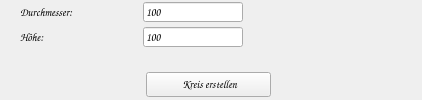
      <widget class="QWidget" name="tab_kreis">
       <property name="sizePolicy">
        <sizepolicy hsizetype="Preferred" vsizetype="Preferred">
         <horstretch>0</horstretch>
         <verstretch>0</verstretch>
        </sizepolicy>
       </property>
       <property name="minimumSize">
        <size>
         <width>400</width>
         <height>100</height>
        </size>
       </property>
       <property name="maximumSize">
        <size>
         <width>800</width>
         <height>200</height>
        </size>
       </property>
       <attribute name="title">
        <string>Kreis erstellen</string>
       </attribute>
       <layout class="QVBoxLayout" name="verticalLayout_2">
        <property name="spacing">
         <number>0</number>
        </property>
        <property name="topMargin">
         <number>0</number>
        </property>
        <property name="bottomMargin">
         <number>3</number>
        </property>
        <item>
         <widget class="QWidget" name="wg_durchmesser" native="true">
          <property name="minimumSize">
           <size>
            <width>400</width>
            <height>20</height>
           </size>
          </property>
          <property name="maximumSize">
           <size>
            <width>600</width>
            <height>25</height>
           </size>
          </property>
          <layout class="QHBoxLayout" name="horizontalLayout_7">
           <property name="spacing">
            <number>0</number>
           </property>
           <property name="topMargin">
            <number>0</number>
           </property>
           <property name="bottomMargin">
            <number>0</number>
           </property>
           <item>
            <widget class="QLabel" name="lb_durchmesser">
             <property name="minimumSize">
              <size>
               <width>80</width>
               <height>20</height>
              </size>
             </property>
             <property name="maximumSize">
              <size>
               <width>200</width>
               <height>25</height>
              </size>
             </property>
             <property name="font">
              <font>
               <family>Comic Sans MS</family>
               <pointsize>8</pointsize>
               <bold>false</bold>
              </font>
             </property>
             <property name="text">
              <string>Durchmesser:</string>
             </property>
             <property name="alignment">
              <set>Qt::AlignmentFlag::AlignLeading|Qt::AlignmentFlag::AlignLeft|Qt::AlignmentFlag::AlignVCenter</set>
             </property>
            </widget>
           </item>
           <item>
            <spacer name="horizontalSpacer_20">
             <property name="orientation">
              <enum>Qt::Orientation::Horizontal</enum>
             </property>
             <property name="sizeType">
              <enum>QSizePolicy::Policy::Fixed</enum>
             </property>
             <property name="sizeHint" stdset="0">
              <size>
               <width>43</width>
               <height>20</height>
              </size>
             </property>
            </spacer>
           </item>
           <item>
            <widget class="QLineEdit" name="le_durchmesser">
             <property name="sizePolicy">
              <sizepolicy hsizetype="Fixed" vsizetype="Fixed">
               <horstretch>0</horstretch>
               <verstretch>0</verstretch>
              </sizepolicy>
             </property>
             <property name="minimumSize">
              <size>
               <width>100</width>
               <height>20</height>
              </size>
             </property>
             <property name="maximumSize">
              <size>
               <width>150</width>
               <height>20</height>
              </size>
             </property>
             <property name="font">
              <font>
               <family>Comic Sans MS</family>
               <pointsize>8</pointsize>
               <bold>false</bold>
              </font>
             </property>
             <property name="text">
              <string>100</string>
             </property>
            </widget>
           </item>
           <item>
            <spacer name="horizontalSpacer_22">
             <property name="orientation">
              <enum>Qt::Orientation::Horizontal</enum>
             </property>
             <property name="sizeHint" stdset="0">
              <size>
               <width>40</width>
               <height>20</height>
              </size>
             </property>
            </spacer>
           </item>
          </layout>
         </widget>
        </item>
        <item>
         <widget class="QWidget" name="wg_z_kreis" native="true">
          <property name="minimumSize">
           <size>
            <width>400</width>
            <height>20</height>
           </size>
          </property>
          <property name="maximumSize">
           <size>
            <width>600</width>
            <height>25</height>
           </size>
          </property>
          <layout class="QHBoxLayout" name="horizontalLayout_6">
           <property name="spacing">
            <number>0</number>
           </property>
           <property name="topMargin">
            <number>0</number>
           </property>
           <property name="bottomMargin">
            <number>0</number>
           </property>
           <item>
            <widget class="QLabel" name="lb_kreis_hoehe">
             <property name="minimumSize">
              <size>
               <width>80</width>
               <height>20</height>
              </size>
             </property>
             <property name="maximumSize">
              <size>
               <width>200</width>
               <height>25</height>
              </size>
             </property>
             <property name="font">
              <font>
               <family>Comic Sans MS</family>
               <pointsize>8</pointsize>
               <bold>false</bold>
              </font>
             </property>
             <property name="text">
              <string>Höhe:             </string>
             </property>
             <property name="alignment">
              <set>Qt::AlignmentFlag::AlignLeading|Qt::AlignmentFlag::AlignLeft|Qt::AlignmentFlag::AlignVCenter</set>
             </property>
            </widget>
           </item>
           <item>
            <spacer name="horizontalSpacer_21">
             <property name="orientation">
              <enum>Qt::Orientation::Horizontal</enum>
             </property>
             <property name="sizeType">
              <enum>QSizePolicy::Policy::Fixed</enum>
             </property>
             <property name="sizeHint" stdset="0">
              <size>
               <width>43</width>
               <height>20</height>
              </size>
             </property>
            </spacer>
           </item>
           <item>
            <widget class="QLineEdit" name="le_z_kreis">
             <property name="sizePolicy">
              <sizepolicy hsizetype="Fixed" vsizetype="Fixed">
               <horstretch>0</horstretch>
               <verstretch>0</verstretch>
              </sizepolicy>
             </property>
             <property name="minimumSize">
              <size>
               <width>100</width>
               <height>20</height>
              </size>
             </property>
             <property name="maximumSize">
              <size>
               <width>150</width>
               <height>20</height>
              </size>
             </property>
             <property name="font">
              <font>
               <family>Comic Sans MS</family>
               <pointsize>8</pointsize>
               <bold>false</bold>
              </font>
             </property>
             <property name="text">
              <string>100</string>
             </property>
            </widget>
           </item>
           <item>
            <spacer name="horizontalSpacer_23">
             <property name="orientation">
              <enum>Qt::Orientation::Horizontal</enum>
             </property>
             <property name="sizeHint" stdset="0">
              <size>
               <width>40</width>
               <height>20</height>
              </size>
             </property>
            </spacer>
           </item>
          </layout>
         </widget>
        </item>
        <item>
         <spacer name="verticalSpacer">
          <property name="orientation">
           <enum>Qt::Orientation::Vertical</enum>
          </property>
          <property name="sizeType">
           <enum>QSizePolicy::Policy::Fixed</enum>
          </property>
          <property name="sizeHint" stdset="0">
           <size>
            <width>20</width>
            <height>22</height>
           </size>
          </property>
         </spacer>
        </item>
        <item>
         <widget class="QWidget" name="wg_button_kreis" native="true">
          <property name="minimumSize">
           <size>
            <width>0</width>
            <height>20</height>
           </size>
          </property>
          <property name="maximumSize">
           <size>
            <width>16777215</width>
            <height>25</height>
           </size>
          </property>
          <layout class="QHBoxLayout" name="horizontalLayout_5">
           <property name="spacing">
            <number>0</number>
           </property>
           <property name="topMargin">
            <number>0</number>
           </property>
           <property name="bottomMargin">
            <number>0</number>
           </property>
           <item>
            <spacer name="horizontalSpacer_4">
             <property name="orientation">
              <enum>Qt::Orientation::Horizontal</enum>
             </property>
             <property name="sizeType">
              <enum>QSizePolicy::Policy::Fixed</enum>
             </property>
             <property name="sizeHint" stdset="0">
              <size>
               <width>126</width>
               <height>20</height>
              </size>
             </property>
            </spacer>
           </item>
           <item>
            <widget class="QPushButton" name="pb_kreis">
             <property name="minimumSize">
              <size>
               <width>125</width>
               <height>25</height>
              </size>
             </property>
             <property name="maximumSize">
              <size>
               <width>135</width>
               <height>30</height>
              </size>
             </property>
             <property name="font">
              <font>
               <family>Comic Sans MS</family>
               <pointsize>8</pointsize>
               <bold>false</bold>
               <kerning>true</kerning>
              </font>
             </property>
             <property name="text">
              <string> Kreis erstellen</string>
             </property>
             <property name="icon">
              <iconset resource="Icons/icons.qrc">
               <normaloff>:/Symbole/cylinder.png</normaloff>:/Symbole/cylinder.png</iconset>
             </property>
            </widget>
           </item>
           <item>
            <spacer name="horizontalSpacer_2">
             <property name="orientation">
              <enum>Qt::Orientation::Horizontal</enum>
             </property>
             <property name="sizeHint" stdset="0">
              <size>
               <width>40</width>
               <height>20</height>
              </size>
             </property>
            </spacer>
           </item>
          </layout>
         </widget>
        </item>
       </layout>
      </widget>
